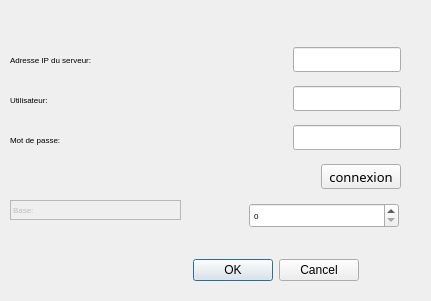
<?xml version="1.0" encoding="UTF-8"?>
<ui version="4.0">
 <class>Connexion</class>
 <widget class="QDialog" name="Connexion">
  <property name="geometry">
   <rect>
    <x>0</x>
    <y>0</y>
    <width>431</width>
    <height>301</height>
   </rect>
  </property>
  <property name="windowTitle">
   <string>Dialog</string>
  </property>
  <widget class="QWidget" name="verticalLayoutWidget">
   <property name="geometry">
    <rect>
     <x>249</x>
     <y>39</y>
     <width>152</width>
     <height>201</height>
    </rect>
   </property>
   <layout class="QVBoxLayout" name="verticalLayout">
    <item alignment="Qt::AlignRight">
     <widget class="QLineEdit" name="lineEdit">
      <property name="maximumSize">
       <size>
        <width>150</width>
        <height>25</height>
       </size>
      </property>
      <property name="font">
       <font>
        <pointsize>9</pointsize>
       </font>
      </property>
      <property name="text">
       <string/>
      </property>
      <property name="frame">
       <bool>true</bool>
      </property>
      <property name="alignment">
       <set>Qt::AlignRight|Qt::AlignTop|Qt::AlignTrailing</set>
      </property>
     </widget>
    </item>
    <item alignment="Qt::AlignRight">
     <widget class="QLineEdit" name="lineEdit_2">
      <property name="maximumSize">
       <size>
        <width>150</width>
        <height>25</height>
       </size>
      </property>
      <property name="font">
       <font>
        <pointsize>9</pointsize>
       </font>
      </property>
      <property name="text">
       <string/>
      </property>
      <property name="frame">
       <bool>true</bool>
      </property>
      <property name="alignment">
       <set>Qt::AlignRight|Qt::AlignTop|Qt::AlignTrailing</set>
      </property>
     </widget>
    </item>
    <item alignment="Qt::AlignRight">
     <widget class="QLineEdit" name="lineEdit_3">
      <property name="maximumSize">
       <size>
        <width>150</width>
        <height>25</height>
       </size>
      </property>
      <property name="font">
       <font>
        <pointsize>9</pointsize>
       </font>
      </property>
      <property name="text">
       <string/>
      </property>
      <property name="frame">
       <bool>true</bool>
      </property>
      <property name="alignment">
       <set>Qt::AlignRight|Qt::AlignTop|Qt::AlignTrailing</set>
      </property>
     </widget>
    </item>
    <item alignment="Qt::AlignRight">
     <widget class="QPushButton" name="pushButton">
      <property name="maximumSize">
       <size>
        <width>150</width>
        <height>25</height>
       </size>
      </property>
      <property name="font">
       <font>
        <family>Tlwg Typewriter</family>
        <pointsize>10</pointsize>
        <kerning>true</kerning>
       </font>
      </property>
      <property name="text">
       <string>connexion</string>
      </property>
     </widget>
    </item>
    <item>
     <widget class="QSpinBox" name="spinBox">
      <property name="maximumSize">
       <size>
        <width>150</width>
        <height>25</height>
       </size>
      </property>
      <property name="font">
       <font>
        <pointsize>6</pointsize>
       </font>
      </property>
      <property name="wrapping">
       <bool>false</bool>
      </property>
      <property name="value">
       <number>0</number>
      </property>
     </widget>
    </item>
   </layout>
  </widget>
  <widget class="QLabel" name="label">
   <property name="geometry">
    <rect>
     <x>10</x>
     <y>50</y>
     <width>171</width>
     <height>20</height>
    </rect>
   </property>
   <property name="maximumSize">
    <size>
     <width>200</width>
     <height>20</height>
    </size>
   </property>
   <property name="font">
    <font>
     <pointsize>6</pointsize>
    </font>
   </property>
   <property name="text">
    <string>Adresse IP du serveur:</string>
   </property>
   <property name="buddy">
    <cstring>lineEdit</cstring>
   </property>
  </widget>
  <widget class="QLabel" name="label_2">
   <property name="geometry">
    <rect>
     <x>10</x>
     <y>90</y>
     <width>171</width>
     <height>20</height>
    </rect>
   </property>
   <property name="maximumSize">
    <size>
     <width>200</width>
     <height>20</height>
    </size>
   </property>
   <property name="font">
    <font>
     <pointsize>6</pointsize>
    </font>
   </property>
   <property name="text">
    <string>Utilisateur:</string>
   </property>
   <property name="buddy">
    <cstring>lineEdit_2</cstring>
   </property>
  </widget>
  <widget class="QLabel" name="label_3">
   <property name="geometry">
    <rect>
     <x>10</x>
     <y>130</y>
     <width>171</width>
     <height>20</height>
    </rect>
   </property>
   <property name="maximumSize">
    <size>
     <width>200</width>
     <height>20</height>
    </size>
   </property>
   <property name="font">
    <font>
     <pointsize>6</pointsize>
    </font>
   </property>
   <property name="text">
    <string>Mot de passe:</string>
   </property>
   <property name="buddy">
    <cstring>lineEdit_3</cstring>
   </property>
  </widget>
  <widget class="QLabel" name="label_5">
   <property name="enabled">
    <bool>false</bool>
   </property>
   <property name="geometry">
    <rect>
     <x>10</x>
     <y>200</y>
     <width>171</width>
     <height>20</height>
    </rect>
   </property>
   <property name="maximumSize">
    <size>
     <width>200</width>
     <height>20</height>
    </size>
   </property>
   <property name="font">
    <font>
     <pointsize>6</pointsize>
    </font>
   </property>
   <property name="frameShape">
    <enum>QFrame::StyledPanel</enum>
   </property>
   <property name="text">
    <string>Base:</string>
   </property>
   <property name="wordWrap">
    <bool>false</bool>
   </property>
   <property name="margin">
    <number>3</number>
   </property>
   <property name="buddy">
    <cstring>spinBox</cstring>
   </property>
  </widget>
  <widget class="QWidget" name="horizontalLayoutWidget">
   <property name="geometry">
    <rect>
     <x>150</x>
     <y>250</y>
     <width>252</width>
     <height>41</height>
    </rect>
   </property>
   <layout class="QHBoxLayout" name="horizontalLayout">
    <property name="spacing">
     <number>0</number>
    </property>
    <item>
     <widget class="QDialogButtonBox" name="buttonBox">
      <property name="sizeIncrement">
       <size>
        <width>0</width>
        <height>0</height>
       </size>
      </property>
      <property name="font">
       <font>
        <family>Liberation Sans</family>
       </font>
      </property>
      <property name="mouseTracking">
       <bool>true</bool>
      </property>
      <property name="standardButtons">
       <set>QDialogButtonBox::Cancel|QDialogButtonBox::Ok</set>
      </property>
      <property name="centerButtons">
       <bool>true</bool>
      </property>
     </widget>
    </item>
   </layout>
  </widget>
 </widget>
 <tabstops>
  <tabstop>lineEdit</tabstop>
  <tabstop>lineEdit_2</tabstop>
  <tabstop>lineEdit_3</tabstop>
  <tabstop>spinBox</tabstop>
  <tabstop>pushButton</tabstop>
 </tabstops>
 <resources/>
 <connections>
  <connection>
   <sender>buttonBox</sender>
   <signal>clicked(QAbstractButton*)</signal>
   <receiver>Connexion</receiver>
   <slot>accept()</slot>
   <hints>
    <hint type="sourcelabel">
     <x>328</x>
     <y>271</y>
    </hint>
    <hint type="destinationlabel">
     <x>374</x>
     <y>158</y>
    </hint>
   </hints>
  </connection>
  <connection>
   <sender>pushButton</sender>
   <signal>clicked()</signal>
   <receiver>Connexion</receiver>
   <slot>exec()</slot>
   <hints>
    <hint type="sourcelabel">
     <x>357</x>
     <y>180</y>
    </hint>
    <hint type="destinationlabel">
     <x>418</x>
     <y>59</y>
    </hint>
   </hints>
  </connection>
  <connection>
   <sender>buttonBox</sender>
   <signal>clicked(QAbstractButton*)</signal>
   <receiver>Connexion</receiver>
   <slot>close()</slot>
   <hints>
    <hint type="sourcelabel">
     <x>223</x>
     <y>263</y>
    </hint>
    <hint type="destinationlabel">
     <x>75</x>
     <y>278</y>
    </hint>
   </hints>
  </connection>
 </connections>
</ui>
